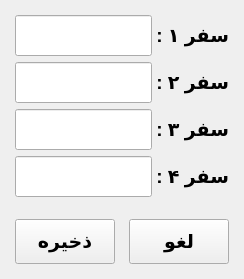
<?xml version="1.0" encoding="UTF-8"?>
<ui version="4.0">
 <class>add_snapp</class>
 <widget class="QWidget" name="add_snapp">
  <property name="geometry">
   <rect>
    <x>0</x>
    <y>0</y>
    <width>244</width>
    <height>279</height>
   </rect>
  </property>
  <property name="windowTitle">
   <string>Add Snapp</string>
  </property>
  <layout class="QGridLayout" name="gridLayout_2" rowstretch="90,10,0">
   <property name="leftMargin">
    <number>15</number>
   </property>
   <property name="topMargin">
    <number>15</number>
   </property>
   <property name="rightMargin">
    <number>15</number>
   </property>
   <property name="bottomMargin">
    <number>15</number>
   </property>
   <item row="2" column="0">
    <layout class="QHBoxLayout" name="horizontalLayout" stretch="45,10,45">
     <item>
      <widget class="QPushButton" name="PbSave">
       <property name="minimumSize">
        <size>
         <width>100</width>
         <height>45</height>
        </size>
       </property>
       <property name="font">
        <font>
         <pointsize>14</pointsize>
         <bold>true</bold>
        </font>
       </property>
       <property name="text">
        <string>ذخیره</string>
       </property>
      </widget>
     </item>
     <item>
      <spacer name="horizontalSpacer">
       <property name="orientation">
        <enum>Qt::Horizontal</enum>
       </property>
       <property name="sizeHint" stdset="0">
        <size>
         <width>40</width>
         <height>20</height>
        </size>
       </property>
      </spacer>
     </item>
     <item>
      <widget class="QPushButton" name="PbCancel">
       <property name="minimumSize">
        <size>
         <width>100</width>
         <height>45</height>
        </size>
       </property>
       <property name="font">
        <font>
         <pointsize>14</pointsize>
         <bold>true</bold>
        </font>
       </property>
       <property name="text">
        <string>لغو</string>
       </property>
      </widget>
     </item>
    </layout>
   </item>
   <item row="1" column="0">
    <spacer name="verticalSpacer">
     <property name="orientation">
      <enum>Qt::Vertical</enum>
     </property>
     <property name="sizeHint" stdset="0">
      <size>
       <width>20</width>
       <height>40</height>
      </size>
     </property>
    </spacer>
   </item>
   <item row="0" column="0">
    <layout class="QGridLayout" name="gridLayout">
     <item row="2" column="1">
      <widget class="QLabel" name="label_2">
       <property name="minimumSize">
        <size>
         <width>71</width>
         <height>41</height>
        </size>
       </property>
       <property name="font">
        <font>
         <pointsize>14</pointsize>
         <bold>true</bold>
        </font>
       </property>
       <property name="text">
        <string>سفر ۳ :</string>
       </property>
      </widget>
     </item>
     <item row="2" column="0">
      <widget class="QLineEdit" name="LeS3">
       <property name="minimumSize">
        <size>
         <width>0</width>
         <height>41</height>
        </size>
       </property>
       <property name="font">
        <font>
         <pointsize>14</pointsize>
         <bold>true</bold>
        </font>
       </property>
      </widget>
     </item>
     <item row="0" column="0">
      <widget class="QLineEdit" name="LeS1">
       <property name="minimumSize">
        <size>
         <width>0</width>
         <height>41</height>
        </size>
       </property>
       <property name="font">
        <font>
         <pointsize>14</pointsize>
         <bold>true</bold>
        </font>
       </property>
      </widget>
     </item>
     <item row="1" column="0">
      <widget class="QLineEdit" name="LeS2">
       <property name="minimumSize">
        <size>
         <width>0</width>
         <height>41</height>
        </size>
       </property>
       <property name="font">
        <font>
         <pointsize>14</pointsize>
         <bold>true</bold>
        </font>
       </property>
      </widget>
     </item>
     <item row="3" column="1">
      <widget class="QLabel" name="label_4">
       <property name="minimumSize">
        <size>
         <width>71</width>
         <height>41</height>
        </size>
       </property>
       <property name="font">
        <font>
         <pointsize>14</pointsize>
         <bold>true</bold>
        </font>
       </property>
       <property name="text">
        <string>سفر ۴ :</string>
       </property>
      </widget>
     </item>
     <item row="3" column="0">
      <widget class="QLineEdit" name="LeS4">
       <property name="minimumSize">
        <size>
         <width>0</width>
         <height>41</height>
        </size>
       </property>
       <property name="font">
        <font>
         <pointsize>14</pointsize>
         <bold>true</bold>
        </font>
       </property>
      </widget>
     </item>
     <item row="0" column="1">
      <widget class="QLabel" name="label">
       <property name="minimumSize">
        <size>
         <width>71</width>
         <height>41</height>
        </size>
       </property>
       <property name="font">
        <font>
         <pointsize>14</pointsize>
         <bold>true</bold>
        </font>
       </property>
       <property name="text">
        <string>سفر ۱ :</string>
       </property>
      </widget>
     </item>
     <item row="1" column="1">
      <widget class="QLabel" name="label_3">
       <property name="minimumSize">
        <size>
         <width>71</width>
         <height>41</height>
        </size>
       </property>
       <property name="font">
        <font>
         <pointsize>14</pointsize>
         <bold>true</bold>
        </font>
       </property>
       <property name="text">
        <string>سفر ۲ :</string>
       </property>
      </widget>
     </item>
    </layout>
   </item>
  </layout>
 </widget>
 <resources/>
 <connections/>
</ui>
